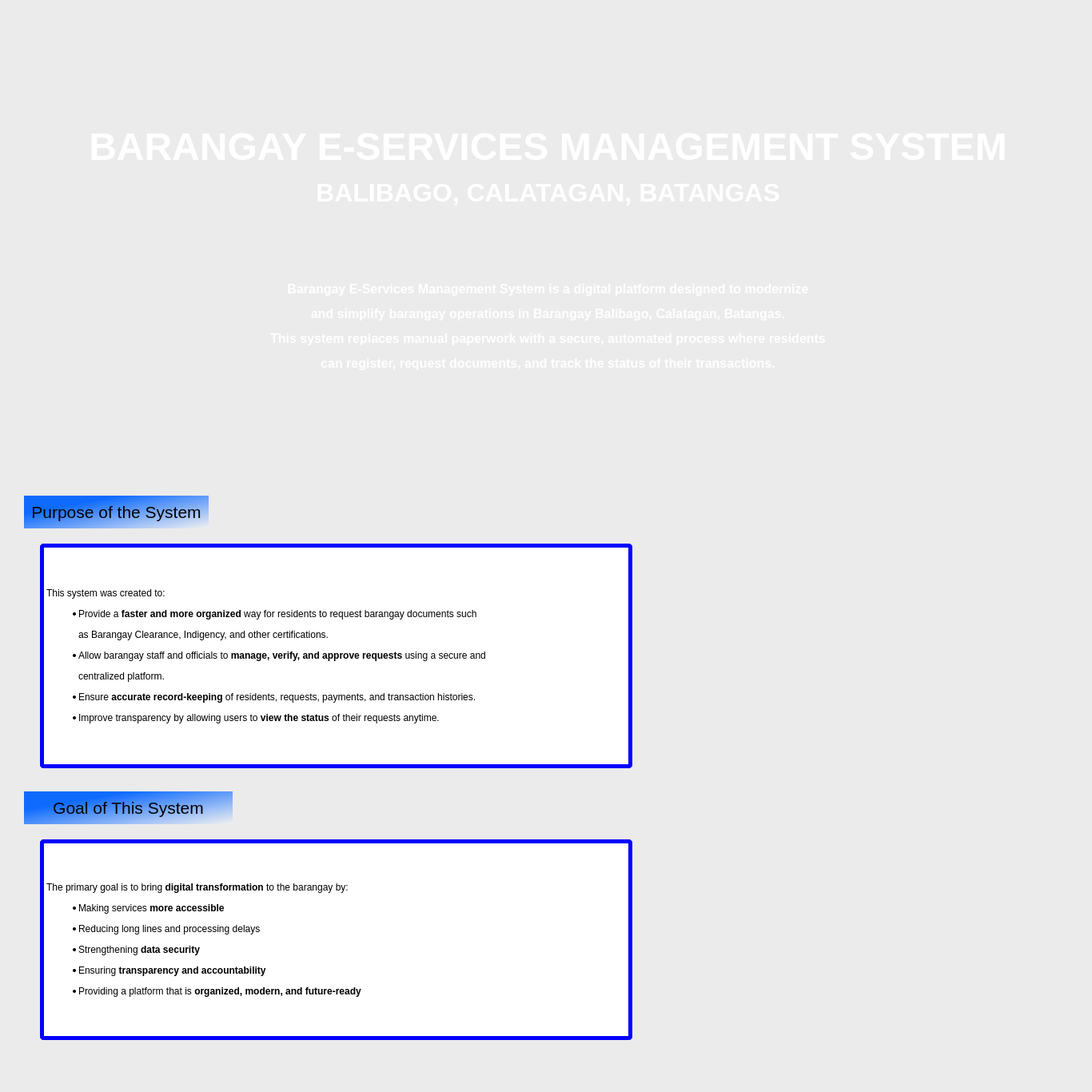
<?xml version="1.0" encoding="UTF-8"?>
<ui version="4.0">
 <class>MainWindow</class>
 <widget class="QMainWindow" name="MainWindow">
  <property name="geometry">
   <rect>
    <x>0</x>
    <y>0</y>
    <width>1366</width>
    <height>1366</height>
   </rect>
  </property>
  <property name="minimumSize">
   <size>
    <width>1366</width>
    <height>1366</height>
   </size>
  </property>
  <property name="maximumSize">
   <size>
    <width>1366</width>
    <height>1366</height>
   </size>
  </property>
  <property name="windowTitle">
   <string>MainWindow</string>
  </property>
  <property name="styleSheet">
   <string notr="true">background-color: rgb(235, 235, 235);</string>
  </property>
  <widget class="QWidget" name="centralwidget">
   <widget class="QLabel" name="label_2">
    <property name="geometry">
     <rect>
      <x>30</x>
      <y>620</y>
      <width>231</width>
      <height>41</height>
     </rect>
    </property>
    <property name="styleSheet">
     <string notr="true">QLabel{
	background-color: qlineargradient(spread:pad, x1:0.231, y1:0.310227, x2:1, y2:1, stop:0 rgba(0, 98, 255, 239), stop:1 rgba(240, 240, 240, 255));
	font: 700 14pt &quot;Book Antiqua&quot;;
}</string>
    </property>
    <property name="text">
     <string>&lt;html&gt;&lt;head/&gt;&lt;body&gt;&lt;p align=&quot;center&quot;&gt;&lt;span style=&quot; font-size:16pt;&quot;&gt;Purpose of the System&lt;/span&gt;&lt;/p&gt;&lt;/body&gt;&lt;/html&gt;</string>
    </property>
   </widget>
   <widget class="QLabel" name="label_3">
    <property name="geometry">
     <rect>
      <x>50</x>
      <y>680</y>
      <width>741</width>
      <height>281</height>
     </rect>
    </property>
    <property name="styleSheet">
     <string notr="true">background-color: rgb(255, 255, 255);
border: 5px solid blue;
border-radius: 5px;
font: 12pt &quot;Segoe UI&quot;;


</string>
    </property>
    <property name="text">
     <string>&lt;html&gt;&lt;head/&gt;&lt;body&gt;&lt;p&gt;This system was created to:&lt;/p&gt;&lt;ul style=&quot;margin-top: 0px; margin-bottom: 0px; margin-left: 0px; margin-right: 0px; -qt-list-indent: 1;&quot;&gt;&lt;li style=&quot; margin-top:12px; margin-bottom:0px; margin-left:0px; margin-right:0px; -qt-block-indent:0; text-indent:0px;&quot;&gt;Provide a &lt;span style=&quot; font-weight:700;&quot;&gt;faster and more organized&lt;/span&gt; way for residents to request barangay documents such&lt;/li&gt;&lt;p&gt;as Barangay Clearance, Indigency, and other certifications.&lt;/p&gt;&lt;li style=&quot; margin-top:12px; margin-bottom:0px; margin-left:0px; margin-right:0px; -qt-block-indent:0; text-indent:0px;&quot;&gt;Allow barangay staff and officials to &lt;span style=&quot; font-weight:700;&quot;&gt;manage, verify, and approve requests &lt;/span&gt;using a secure and&lt;/li&gt;&lt;p&gt;centralized platform.&lt;/p&gt;&lt;li style=&quot; margin-top:12px; margin-bottom:0px; margin-left:0px; margin-right:0px; -qt-block-indent:0; text-indent:0px;&quot;&gt;Ensure &lt;span style=&quot; font-weight:700;&quot;&gt;accurate record-keeping&lt;/span&gt; of residents, requests, payments, and transaction histories.&lt;/li&gt;&lt;li style=&quot; margin-top:12px; margin-bottom:0px; margin-left:0px; margin-right:0px; -qt-block-indent:0; text-indent:0px;&quot;&gt;Improve transparency by allowing users to &lt;span style=&quot; font-weight:700;&quot;&gt;view the status&lt;/span&gt; of their requests anytime. &lt;/li&gt;&lt;/ul&gt;&lt;/body&gt;&lt;/html&gt;</string>
    </property>
   </widget>
   <widget class="QLabel" name="label_4">
    <property name="geometry">
     <rect>
      <x>30</x>
      <y>990</y>
      <width>261</width>
      <height>41</height>
     </rect>
    </property>
    <property name="styleSheet">
     <string notr="true">QLabel{
	background-color: qlineargradient(spread:pad, x1:0.231, y1:0.310227, x2:1, y2:1, stop:0 rgba(0, 98, 255, 239), stop:1 rgba(240, 240, 240, 255));
	font: 700 14pt &quot;Book Antiqua&quot;;
}</string>
    </property>
    <property name="text">
     <string>&lt;html&gt;&lt;head/&gt;&lt;body&gt;&lt;p align=&quot;center&quot;&gt;&lt;span style=&quot; font-size:16pt;&quot;&gt;Goal of This System&lt;/span&gt;&lt;/p&gt;&lt;/body&gt;&lt;/html&gt;</string>
    </property>
   </widget>
   <widget class="QLabel" name="label_5">
    <property name="geometry">
     <rect>
      <x>50</x>
      <y>1050</y>
      <width>741</width>
      <height>251</height>
     </rect>
    </property>
    <property name="styleSheet">
     <string notr="true">background-color: rgb(255, 255, 255);
border: 5px solid blue;
border-radius: 5px;
font: 12pt &quot;Segoe UI&quot;;

</string>
    </property>
    <property name="text">
     <string>&lt;html&gt;&lt;head/&gt;&lt;body&gt;&lt;p&gt;The primary goal is to bring &lt;span style=&quot; font-weight:700;&quot;&gt;digital transformation&lt;/span&gt; to the barangay by:&lt;/p&gt;&lt;ul style=&quot;margin-top: 0px; margin-bottom: 0px; margin-left: 0px; margin-right: 0px; -qt-list-indent: 1;&quot;&gt;&lt;li style=&quot; margin-top:12px; margin-bottom:12px; margin-left:0px; margin-right:0px; -qt-block-indent:0; text-indent:0px;&quot;&gt;Making services &lt;span style=&quot; font-weight:700;&quot;&gt;more accessible&lt;/span&gt;&lt;/li&gt;&lt;li style=&quot; margin-top:12px; margin-bottom:12px; margin-left:0px; margin-right:0px; -qt-block-indent:0; text-indent:0px;&quot;&gt;Reducing long lines and processing delays&lt;/li&gt;&lt;li style=&quot; margin-top:12px; margin-bottom:12px; margin-left:0px; margin-right:0px; -qt-block-indent:0; text-indent:0px;&quot;&gt;Strengthening &lt;span style=&quot; font-weight:700;&quot;&gt;data security&lt;/span&gt;&lt;/li&gt;&lt;li style=&quot; margin-top:12px; margin-bottom:12px; margin-left:0px; margin-right:0px; -qt-block-indent:0; text-indent:0px;&quot;&gt;Ensuring &lt;span style=&quot; font-weight:700;&quot;&gt;transparency and accountability&lt;/span&gt;&lt;/li&gt;&lt;li style=&quot; margin-top:12px; margin-bottom:12px; margin-left:0px; margin-right:0px; -qt-block-indent:0; text-indent:0px;&quot;&gt;Providing a platform that is &lt;span style=&quot; font-weight:700;&quot;&gt;organized, modern, and future-ready&lt;/span&gt;&lt;/li&gt;&lt;/ul&gt;&lt;/body&gt;&lt;/html&gt;</string>
    </property>
   </widget>
   <widget class="QLabel" name="label_10">
    <property name="geometry">
     <rect>
      <x>0</x>
      <y>10</y>
      <width>1371</width>
      <height>601</height>
     </rect>
    </property>
    <property name="styleSheet">
     <string notr="true">QLabel {
    background: qlineargradient(
        spread:pad,
        x1:0, y1:0,
        x2:1, y2:0,

        /* Left side = lighter blue */
        stop:0 rgba(25, 118, 210, 180),

        /* Right side = very dark blue */
        stop:1 rgba(4, 15, 40, 220)
    );
    border-radius: 0px;
    color: white;
    font-weight: bold;
}

</string>
    </property>
    <property name="text">
     <string>&lt;html&gt;&lt;head/&gt;&lt;body&gt;&lt;p align=&quot;center&quot;&gt;&lt;span style=&quot; font-size:36pt;&quot;&gt;BARANGAY E-SERVICES MANAGEMENT SYSTEM&lt;/span&gt;&lt;/p&gt;&lt;p align=&quot;center&quot;&gt;&lt;span style=&quot; font-size:24pt;&quot;&gt;BALIBAGO, CALATAGAN, BATANGAS&lt;/span&gt;&lt;/p&gt;&lt;p align=&quot;justify&quot;&gt;&lt;br/&gt;&lt;/p&gt;&lt;p&gt;&lt;br/&gt;&lt;/p&gt;&lt;p align=&quot;center&quot;&gt;&lt;span style=&quot; font-size:12pt;&quot;&gt;Barangay E-Services Management System is a digital platform designed to modernize&lt;/span&gt;&lt;/p&gt;&lt;p align=&quot;center&quot;&gt;&lt;span style=&quot; font-size:12pt;&quot;&gt;and simplify barangay operations in Barangay Balibago, Calatagan, Batangas.&lt;/span&gt;&lt;/p&gt;&lt;p align=&quot;center&quot;&gt;&lt;span style=&quot; font-size:12pt;&quot;&gt;This system replaces manual paperwork with a secure, automated process where residents&lt;/span&gt;&lt;/p&gt;&lt;p align=&quot;center&quot;&gt;&lt;span style=&quot; font-size:12pt;&quot;&gt;can register, request documents, and track the status of their transactions.&lt;/span&gt;&lt;/p&gt;&lt;/body&gt;&lt;/html&gt;</string>
    </property>
   </widget>
   <widget class="QLabel" name="label_6">
    <property name="geometry">
     <rect>
      <x>0</x>
      <y>10</y>
      <width>1371</width>
      <height>601</height>
     </rect>
    </property>
    <property name="text">
     <string/>
    </property>
    <property name="pixmap">
     <pixmap resource="resource.qrc">:/iconss/1000006701 (1).jpeg</pixmap>
    </property>
    <property name="scaledContents">
     <bool>true</bool>
    </property>
   </widget>
   <widget class="QLabel" name="label">
    <property name="geometry">
     <rect>
      <x>830</x>
      <y>710</y>
      <width>501</width>
      <height>501</height>
     </rect>
    </property>
    <property name="text">
     <string/>
    </property>
    <property name="pixmap">
     <pixmap resource="resource.qrc">:/iconss/45303b56-aa35-4ce6-95f4-b535a14c126f.jpg</pixmap>
    </property>
    <property name="scaledContents">
     <bool>true</bool>
    </property>
   </widget>
   <zorder>label_6</zorder>
   <zorder>label_10</zorder>
   <zorder>label_2</zorder>
   <zorder>label_4</zorder>
   <zorder>label_5</zorder>
   <zorder>label_3</zorder>
   <zorder>label</zorder>
  </widget>
  <widget class="QMenuBar" name="menubar">
   <property name="geometry">
    <rect>
     <x>0</x>
     <y>0</y>
     <width>1366</width>
     <height>33</height>
    </rect>
   </property>
  </widget>
  <widget class="QStatusBar" name="statusbar"/>
 </widget>
 <resources>
  <include location="resource.qrc"/>
 </resources>
 <connections/>
</ui>
